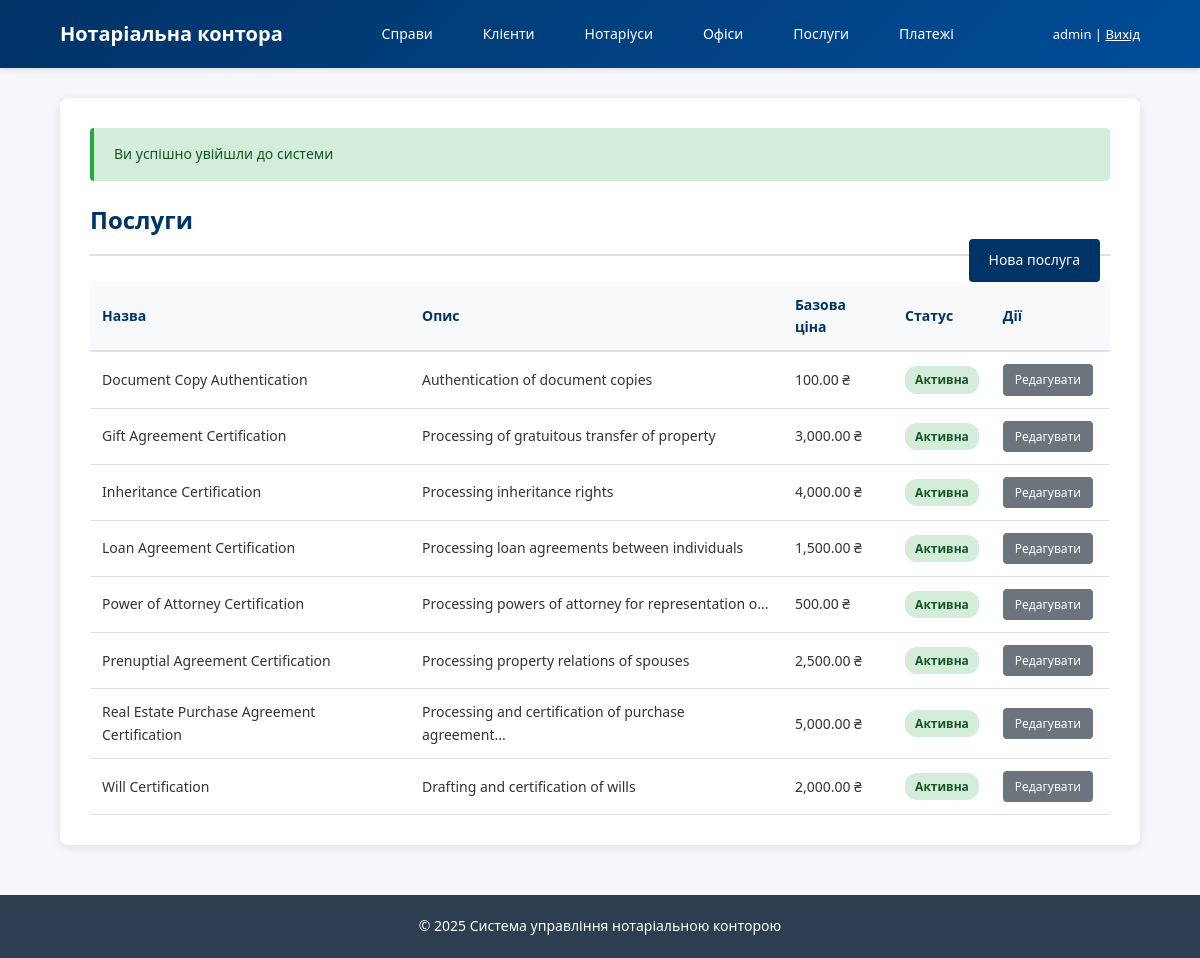
The page /public/services (signed in) on the database its author committed.
### tables this page shows
CREATE TABLE services (
    service_id INT UNSIGNED AUTO_INCREMENT PRIMARY KEY,
    name       VARCHAR(100) NOT NULL,
    description TEXT,
    base_price DECIMAL(10,2) NOT NULL DEFAULT 0.00,
    is_active  TINYINT(1) NOT NULL DEFAULT 1
);

### app/Controllers/ServiceController.php (called while the page is built, shortened)
<?php
class ServiceController {
    public function index() {
        $serviceModel = new Service();
        $services = $serviceModel->findAll('name');
        include ROOT_PATH . '/app/Views/services/index.php';
        include ROOT_PATH . '/app/Views/layouts/main.php';
    }
}

### public/index.php (called while the page is built, shortened)
<?php
require_once __DIR__ . '/../config/database.php';
require_once __DIR__ . '/../config/router.php';
require_once __DIR__ . '/../app/Models/BaseModel.php';
$router = new Router();
$router->get('/', 'HomeController', 'index');
$router->get('/login', 'AuthController', 'loginForm');
$router->post('/login', 'AuthController', 'login');
$router->get('/logout', 'AuthController', 'logout');
$router->get('/clients', 'ClientController', 'index');
$router->get('/clients/create', 'ClientController', 'createForm');
$router->post('/clients/create', 'ClientController', 'store');
$router->get('/clients/edit/{id}', 'ClientController', 'editForm');
$router->post('/clients/edit/{id}', 'ClientController', 'update');
$router->post('/clients/delete/{id}', 'ClientController', 'delete');
$router->get('/clients/view/{id}', 'ClientController', 'show');
$router->get('/notaries', 'NotaryController', 'index');
$router->get('/notaries/create', 'NotaryController', 'createForm');
$router->post('/notaries/create', 'NotaryController', 'store');
$router->get('/notaries/edit/{id}', 'NotaryController', 'editForm');
$router->post('/notaries/edit/{id}', 'NotaryController', 'update');
$router->post('/notaries/deactivate/{id}', 'NotaryController', 'deactivate');
$router->get('/offices', 'OfficeController', 'index');
$router->get('/offices/create', 'OfficeController', 'createForm');
$router->post('/offices/create', 'OfficeController', 'store');
$router->get('/offices/edit/{id}', 'OfficeController', 'editForm');
$router->post('/offices/edit/{id}', 'OfficeController', 'update');
$router->get('/services', 'ServiceController', 'index');
$router->get('/services/create', 'ServiceController', 'createForm');
$router->post('/services/create', 'ServiceController', 'store');
$router->get('/services/edit/{id}', 'ServiceController', 'editForm');
$router->post('/services/edit/{id}', 'ServiceController', 'update');
$router->get('/cases', 'CaseController', 'index');
$router->get('/cases/create', 'CaseController', 'createForm');
$router->post('/cases/create', 'CaseController', 'store');
$router->get('/cases/view/{id}', 'CaseController', 'show');
$router->post('/cases/status/{id}', 'CaseController', 'changeStatus');
$router->get('/cases/{case_id}/documents/upload', 'DocumentController', 'uploadForm');
$router->post('/cases/{case_id}/documents/upload', 'DocumentController', 'upload');
$router->get('/cases/{case_id}/documents', 'DocumentController', 'index');
$router->get('/documents/download/{id}', 'DocumentController', 'download');
$router->get('/payments', 'PaymentController', 'index');
$router->get('/cases/{case_id}/payments/create', 'PaymentController', 'createForm');
$router->post('/cases/{case_id}/payments/create', 'PaymentController', 'store');
$router->get('/payments/receipt/{id}', 'PaymentController', 'receiptHtml');
$router->get('/portal/check-status', 'ClientPortalController', 'checkStatusForm');
$router->post('/portal/check-status', 'ClientPortalController', 'checkStatus');
$router->get('/portal/application', 'ClientPortalController', 'applicationForm');
$router->post('/portal/application', 'ClientPortalController', 'submitApplication');
$router->setNotFound(function() {
    http_response_code(404);
    echo "<h1>404 - Сторінку не знайдено</h1>";
});
$router->dispatch();

### config/database.php (called while the page is built, shortened)
<?php
class Database {
    private static $instance = null;
    private $connection;
    private function __construct() {
        try {
            $dsn = "mysql:host=" . DB_HOST . ";dbname=" . DB_NAME . ";charset=" . DB_CHARSET;
            $options = [
                PDO::ATTR_ERRMODE => PDO::ERRMODE_EXCEPTION,
                PDO::ATTR_DEFAULT_FETCH_MODE => PDO::FETCH_ASSOC,
                PDO::ATTR_EMULATE_PREPARES => false,
            ];
            $this->connection = new PDO($dsn, DB_USER, DB_PASS, $options);
        } catch (PDOException $e) {
            die("Помилка підключення до БД: " . $e->getMessage());
        }
    }
    public static function getInstance() {
        if (self::$instance === null) {
            self::$instance = new self();
        }
        return self::$instance;
    }
    public function getConnection() {
        return $this->connection;
    }
}

### app/Models/BaseModel.php (called while the page is built, shortened)
<?php
abstract class BaseModel {
    protected $db;
    protected $table;
    public function __construct() {
        $this->db = Database::getInstance()->getConnection();
    }
    protected function getPrimaryKeyName() {
        $singular = rtrim($this->table, 's');
        return $singular . '_id';
    }
    public function findAll($orderBy = null) {
        $sql = "SELECT * FROM {$this->table}";
        if ($orderBy) {
            $sql .= " ORDER BY {$orderBy}";
        }
        $stmt = $this->db->query($sql);
        return $stmt->fetchAll();
    }
}

### app/Views/services/index.php (the view)
<div class="page-header">
    <h2>Послуги</h2>
    <?php if ($_SESSION['user_role'] === 'admin'): ?>
        <a href="<?= BASE_URL ?>/services/create" class="btn btn-primary" style="float: right;">Нова послуга</a>
    <?php endif; ?>
</div>
<table class="data-table">
    <thead>
        <tr>
            <th>Назва</th>
            <th>Опис</th>
            <th>Базова ціна</th>
            <th>Статус</th>
            <?php if ($_SESSION['user_role'] === 'admin'): ?>
                <th>Дії</th>
            <?php endif; ?>
        </tr>
    </thead>
    <tbody>
        <?php foreach ($services as $service): ?>
            <tr>
                <td><?= htmlspecialchars($service['name']) ?></td>
                <td><?= htmlspecialchars(mb_substr($service['description'] ?? '', 0, 50)) ?><?= mb_strlen($service['description'] ?? '') > 50 ? '...' : '' ?></td>
                <td><?= number_format($service['base_price'], 2) ?> ₴</td>
                <td>
                    <span class="status-badge <?= $service['is_active'] ? 'status-paid' : 'status-cancelled' ?>">
                        <?= $service['is_active'] ? 'Активна' : 'Неактивна' ?>
                    </span>
                </td>
                <?php if ($_SESSION['user_role'] === 'admin'): ?>
                    <td class="table-actions">
                        <a href="<?= BASE_URL ?>/services/edit/<?= $service['service_id'] ?>"
                           class="btn btn-secondary btn-small">Редагувати</a>
                    </td>
                <?php endif; ?>
            </tr>
        <?php endforeach; ?>
    </tbody>
</table>

### config/router.php (shortened to what this page needs)
<?php
class Router {
    private $routes = [];
    public function add($method, $pattern, $controller, $action) {
        $this->routes[] = [
            'method' => strtoupper($method),
            'pattern' => $pattern,
            'controller' => $controller,
            'action' => $action
        ];
    }
    public function dispatch() {
        $requestMethod = $_SERVER['REQUEST_METHOD'];
        $requestUri = $_GET['route'] ?? '/';
        $requestUri = '/' . trim($requestUri, '/');
        if ($requestUri !== '/') {
            $requestUri = rtrim($requestUri, '/');
        }
        foreach ($this->routes as $route) {
            if ($route['method'] !== $requestMethod) {
                continue;
            }
            $pattern = '#^' . preg_replace('/\{([a-z_]+)\}/', '(?P<$1>[^/]+)', $route['pattern']) . '$#';
            if (preg_match($pattern, $requestUri, $matches)) {
                $params = array_filter($matches, 'is_string', ARRAY_FILTER_USE_KEY);
                $controllerName = $route['controller'];
                $actionName = $route['action'];
                $controllerFile = ROOT_PATH . '/app/Controllers/' . $controllerName . '.php';
                if (file_exists($controllerFile)) {
                    $controller = new $controllerName();
                    if (method_exists($controller, $actionName)) {
                        call_user_func_array([$controller, $actionName], $params);
                        return;
                    }
                }
            }
        }
    }
}

### public/css/main.css (style rules this page uses)
* { margin: 0; padding: 0; box-sizing: border-box; }
body { font-family: 'Segoe UI', Tahoma, Geneva, Verdana, sans-serif; font-size: 14px; line-height: 1.6; color: #333; background-color: #f5f7fa; }
.page-header { border-bottom: 2px solid #e0e0e0; padding-bottom: 15px; margin-bottom: 25px; }
.page-header h2 { color: #003366; font-size: 24px; }
.btn { display: inline-block; padding: 10px 20px; font-size: 14px; border: none; border-radius: 4px; cursor: pointer; text-decoration: none; transition: all 0.3s; margin-right: 10px; }
.btn-primary { background-color: #003366; color: #ffffff; }
.btn-secondary { background-color: #6c757d; color: #ffffff; }
.btn-small { padding: 6px 12px; font-size: 12px; }
.data-table { width: 100%; border-collapse: collapse; margin-top: 20px; }
.data-table thead { background-color: #f8f9fa; }
.data-table th { padding: 12px; text-align: left; font-weight: 600; color: #003366; border-bottom: 2px solid #dee2e6; }
.data-table td { padding: 12px; border-bottom: 1px solid #dee2e6; }
.table-actions { white-space: nowrap; }
.table-actions a, .table-actions button { margin-right: 5px; }
.status-badge { display: inline-block; padding: 4px 10px; border-radius: 12px; font-size: 12px; font-weight: 600; }
.status-paid { background-color: #d4edda; color: #155724; }

### rows shown on the page
services: name "Document Copy Authentication", description "Authentication of document copies", base_price "100.00", is_active "Активна"
services: name "Gift Agreement Certification", description "Processing of gratuitous transfer of property", base_price "3,000.00", is_active "Активна"
services: name "Inheritance Certification", description "Processing inheritance rights", base_price "4,000.00", is_active "Активна"
services: name "Loan Agreement Certification", description "Processing loan agreements between individuals", base_price "1,500.00", is_active "Активна"
services: name "Power of Attorney Certification", description "Processing powers of attorney for representation o", base_price "500.00", is_active "Активна"
services: name "Prenuptial Agreement Certification", description "Processing property relations of spouses", base_price "2,500.00", is_active "Активна"
services: name "Real Estate Purchase Agreement Certification", description "Processing and certification of purchase agreement", base_price "5,000.00", is_active "Активна"
services: name "Will Certification", description "Drafting and certification of wills", base_price "2,000.00", is_active "Активна"
